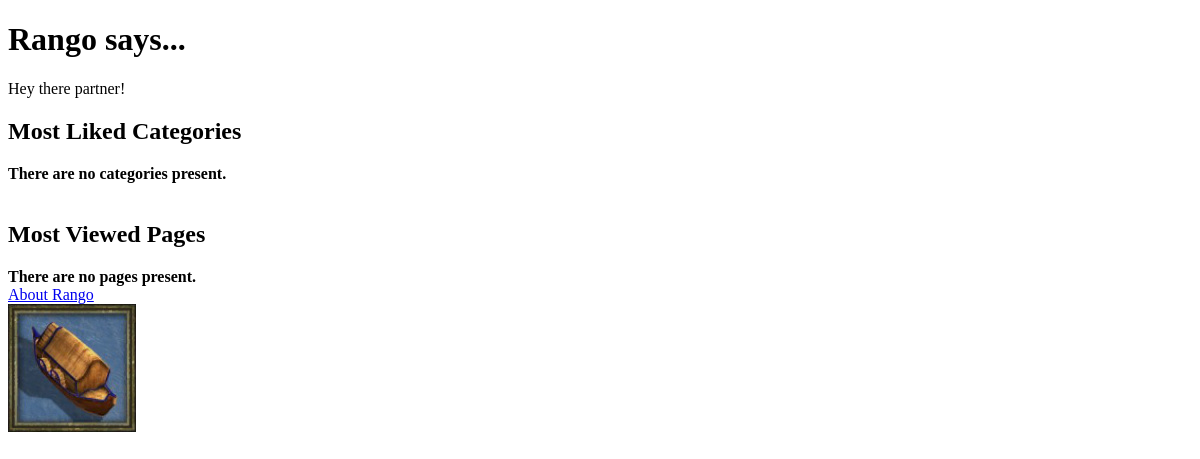
/, run on an earlier commit of the app's database.
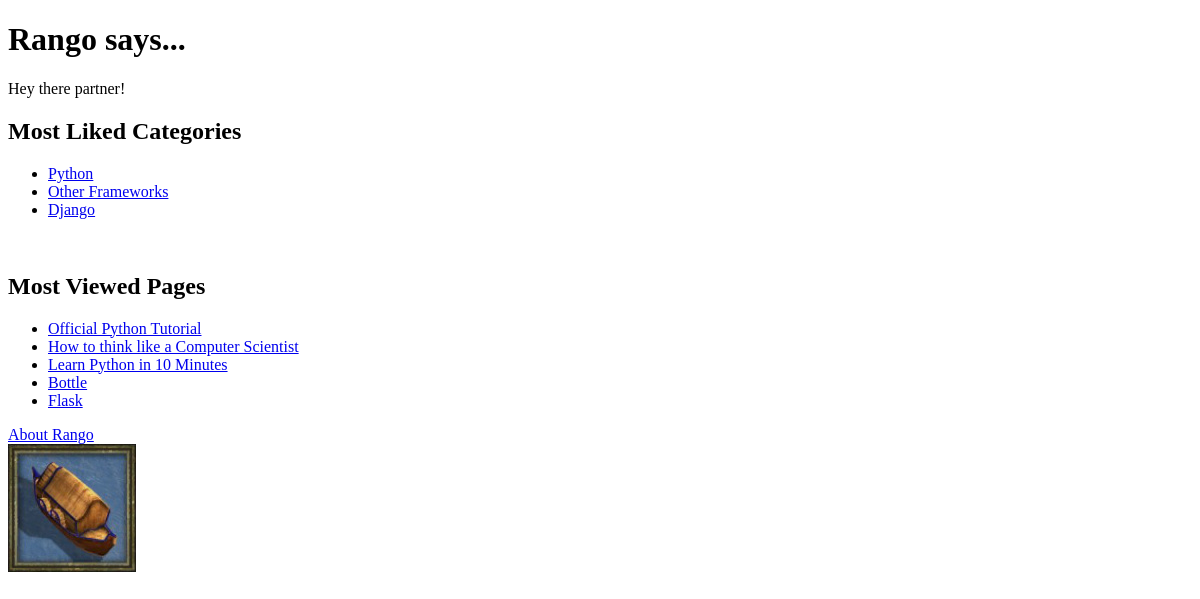
And on a later commit of the database.
### rango/models.py (models this page shows, shortened)
class Category(models.Model):
	name = models.CharField(max_length=128, unique=True)
	views = models.IntegerField(default=0)
	likes = models.IntegerField(default=0)
	slug = models.SlugField()
	class Meta:
		verbose_name_plural = 'Categories'

class Page(models.Model):
	title = models.CharField(max_length=128)
	category = models.ForeignKey(Category)
	url = models.URLField()
	views = models.IntegerField(default=0)

### rango/views.py (the view)
# urls.py: url(r'^$', views.index, name='index'),
def index(request):
    category_list = Category.objects.order_by('-likes')[:5]
    most_viewed_list = Page.objects.order_by('-views')[:5]
    context_dict = {'categories': category_list, 'most_viewed': most_viewed_list}
    return render(request, 'rango/index.html', context_dict)

### templates/rango/index.html (shortened to what this page needs)
<!DOCTYPE html>
{% load staticfiles %}
<html>
<head>
</head>
    <body>
    <h1>Rango says...</h1>
        <div>Hey there partner!</div>
        <div>
            <h2>Most Liked Categories</h2>
            {% if categories %}
        <ul>
            {% for category in categories %}
            <li><a href="/rango/category/{{ category.slug }}">{{ category.name }}</a></li>
            {% endfor %}
            </ul>
            {% else %}
            <strong>There are no categories present.</strong>
            {%endif%}
        </div>
        <br/>
        <div>
            <h2>Most Viewed Pages</h2>
            {% if most_viewed %}
        <ul>
            {% for page in most_viewed %}
            <li><a href="{{ page.url }}">{{ page.title }}</a></li>
            {% endfor %}
            </ul>
            {% else %}
            <strong>There are no pages present.</strong>
            {%endif%}
        </div>
        <div>
        <a href="/rango/about/">About Rango</a><br/>
            <img src="{% static "images/rango.jpg" %}" alt="Picture of rango" />
        </div>
    </body>
</html>

What changed in the data, as far as the page shows it:
added Category: name "Python"
added Category: name "Other Frameworks"
added Category: name "Django"
added Page: title "Official Python Tutorial"
added Page: title "How to think like a Computer Scientist"
added Page: title "Learn Python in 10 Minutes"
added Page: title "Bottle"
added Page: title "Flask"
Also different on the page:
text no longer shown: "There are no categories present. There are no pages present."
